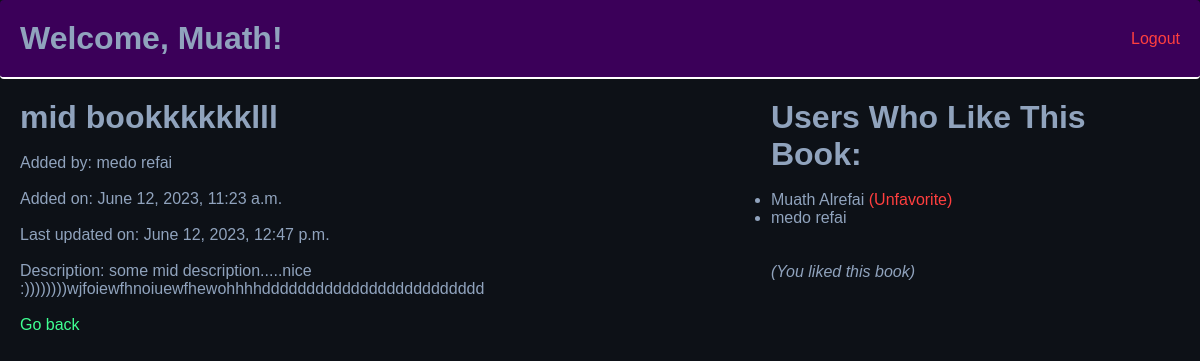
Page /books/4 (signed in) on the committed database.
### login_app/models.py (models this page shows)
class User(models.Model):
    first_name = models.CharField(max_length=255)
    last_name = models.CharField(max_length=255)
    email = models.EmailField(max_length=254)
    password = models.CharField(max_length=255)
    created_at = models.DateTimeField(auto_now_add=True)
    updated_at = models.DateTimeField(auto_now=True)
    objects = Validator()

### favorites_app/models.py (models this page shows)
class Book(models.Model):
    title = models.CharField(max_length=255)
    description = models.TextField(default="No description added, click Edit to add one now!")
    uploaded_by = models.ForeignKey(User, related_name="books_uploaded", on_delete=models.CASCADE)
    users_who_like = models.ManyToManyField(User, related_name="liked_books")
    created_at = models.DateTimeField(auto_now_add=True)
    updated_at = models.DateTimeField(auto_now=True)

### favorites_app/views.py (the view)
# urls.py: path('books/<int:ID>', views.view_book),
def view_book(request, ID):
    user = User.objects.get(id=request.session['userid'])
    book = Book.objects.get(id = ID)
    context = {
        "user": user,
        "books": models.get_all_books_model(),
        "book": book
    }
    return render(request, 'book_info.html', context)

### favorites_app/models.py (called while the page is built)
def get_all_books_model():
    return Book.objects.all()

### favorites_app/templates/book_info.html (shortened to what this page needs)
<!DOCTYPE html>
<html lang="en">
<head>
    {% load static %}
    <link rel="stylesheet" href="{% static 'books/style.css' %}">
</head>
<body>
    <div class="navbar">
        <h1>Welcome, {{user.first_name}}!</h1>
        <a href="/logout" class="anchor">Logout</a>
    </div>
    <div class="container_book_info">
        <div class="content_left">
            <h1>{{book.title}}</h1><br>
            <p>Added by: {{book.uploaded_by.first_name}} {{book.uploaded_by.last_name}}</p><br>
            <p>Added on: {{book.created_at}}</p><br>
            <p>Last updated on: {{book.updated_at}}</p><br>
            <p>Description: {{book.description}}</p><br>
            <a href="/books" class="anchorG">Go back</a>
        </div>
        <div class="content_right">
            <h1>Users Who Like This Book: </h1><br>
            <ul>
                {% for liked_user in book.users_who_like.all %}
                <li>{{liked_user.first_name}} {{liked_user.last_name}}
                    {% if user == liked_user %}
                    <a href="/unfav_book/{{book.id}}" class="anchor">(Unfavorite)</a>
                    {% endif %}
                </li>
                {% endfor %}
            </ul><br><br>
            {% if user in book.users_who_like.all %}
            <p><em>(You liked this book)</em></p>
            {% else %}
            <a href="/fav_book/{{book.id}}" class="anchorG">Add to Favorites</a>
            {% endif %}
        </div>
    </div>
</body>
</html>

### favorites_app/static/books/style.css (style rules this page uses)
* { margin: 0; padding: 0; font-family: helvetica; }
body { background-color: #0d1117; color: #90a3bd; }
.navbar { border-bottom: 2px solid white; background-color: rgb(59, 0, 89); border-radius: 4px; display: flex; justify-content: space-between; padding: 20px; width: cover; align-items: center; }
.anchor { text-decoration: none; color: rgb(255, 63, 63); }
.anchorG { text-decoration: none; color: rgb(63, 255, 146); }
.container_book_info { margin: 20px; display: flex; justify-content: space-around; }

### rows in the picture
User: first_name "Muath", last_name "Alrefai"
Book: title "mid bookkkkkklll", uploaded_by.first_name "medo", uploaded_by.last_name "refai", created_at "June 12, 2023, 11:23 a.m.", updated_at "June 12, 2023, 12:47 p.m.", description "some mid description.....nice :))))))))wjfoiewfhnoiuewfhewohhhhddddddddddddddddddddddddd"
User: first_name "medo", last_name "refai"
